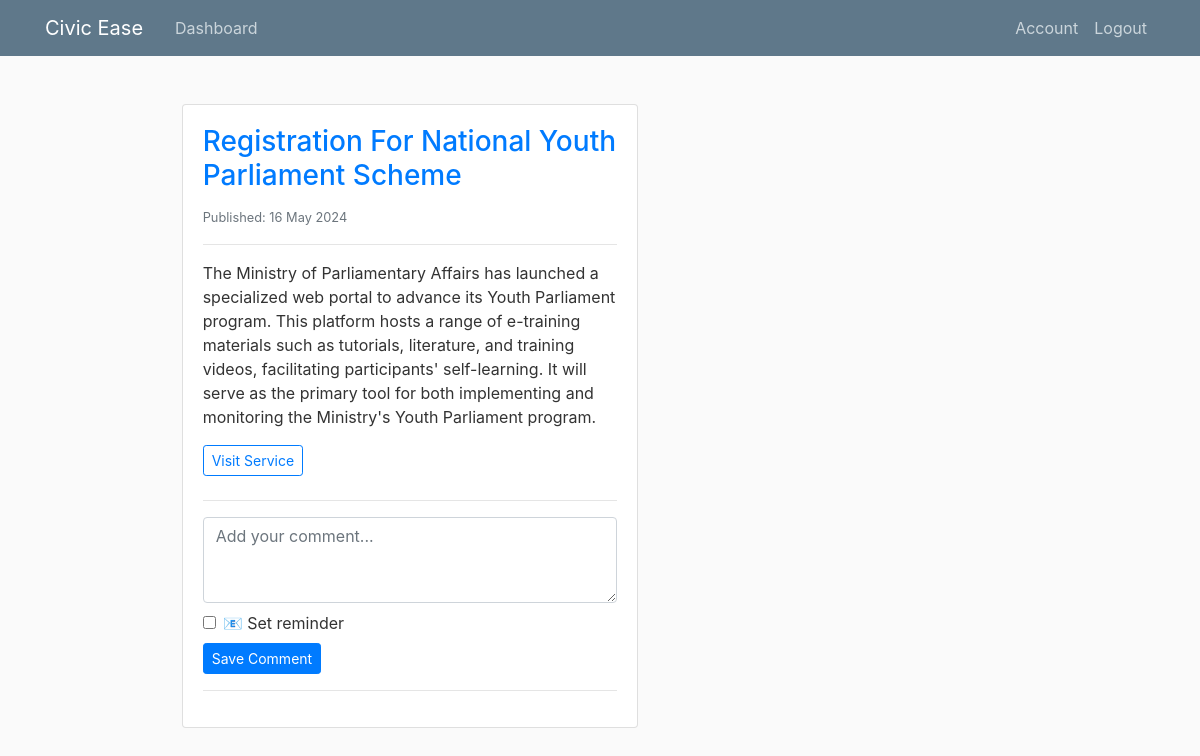
Before: /post/88 (signed in) with the older database file.
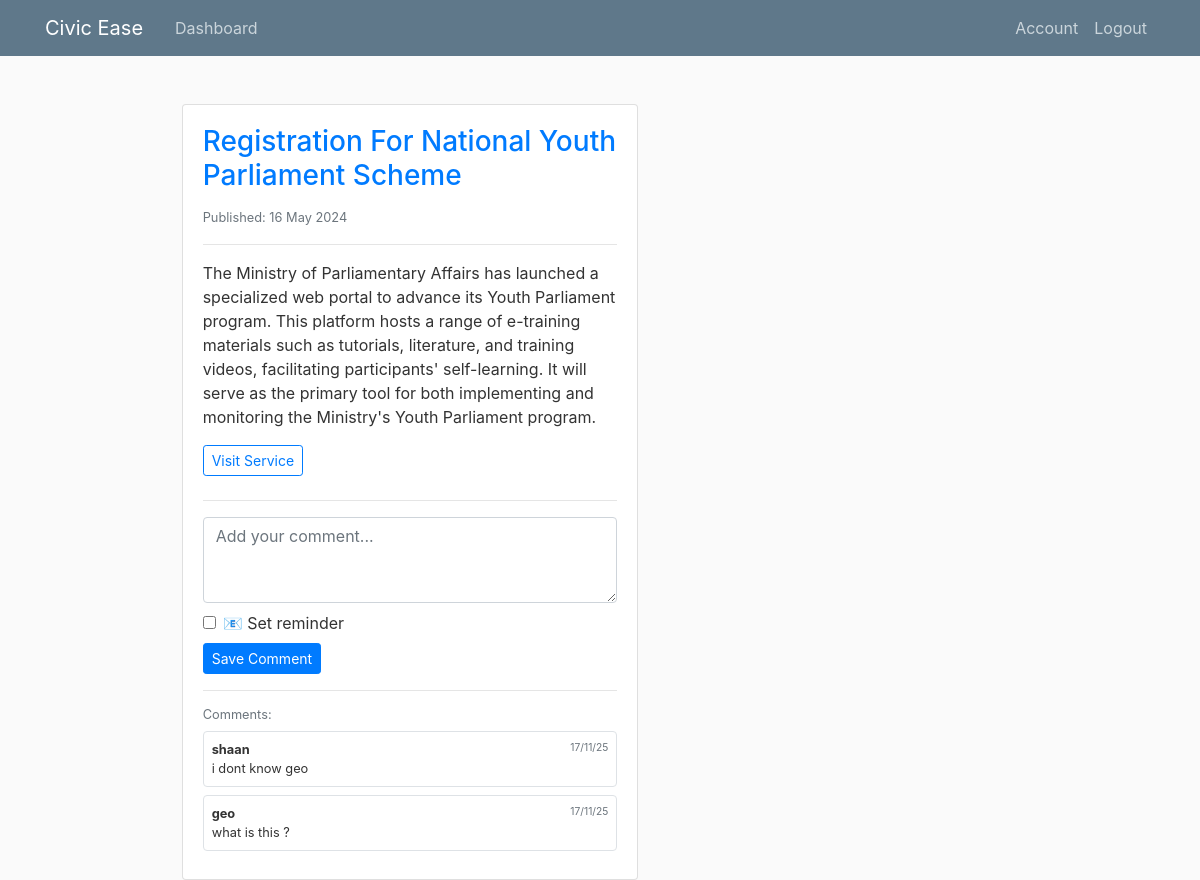
After: the same page with the newer database file.
### flaskblog/models.py (models this page shows, shortened)
class Post(db.Model):
    __tablename__ = 'post'
    id = db.Column(db.Integer, primary_key=True)
    title = db.Column(db.String(100), nullable=False)
    rss_category_id = db.Column(db.Integer, nullable=True)
    rss_category_name = db.Column(db.String(120), nullable=True)
    rss_link = db.Column(db.String(300), nullable=True)
    rss_description = db.Column(db.Text, nullable=True)
    rss_pubDate = db.Column(db.DateTime, nullable=True)
    reviews = db.relationship('Review', back_populates='post')

class Review(db.Model):
    __tablename__ = 'review'
    id = db.Column(db.Integer, primary_key=True)
    date_posted = db.Column(db.DateTime, nullable=False, default=datetime.utcnow)
    content = db.Column(db.Text, nullable=False)
    user_id = db.Column(db.Integer, db.ForeignKey('user.id'), nullable=False)
    post_id = db.Column(db.Integer, db.ForeignKey('post.id'), nullable=False)
    reminder_enabled = db.Column(db.Boolean, nullable=False, default=False)
    reminder_datetime = db.Column(db.DateTime, nullable=True)
    reminder_sent = db.Column(db.Boolean, nullable=False, default=False)
    post = db.relationship('Post', back_populates='reviews')
    user = db.relationship('User', back_populates='reviews')

class User(db.Model, UserMixin):
    __tablename__ = 'user'
    id = db.Column(db.Integer, primary_key=True)
    username = db.Column(db.String(20), unique=True, nullable=False)
    email = db.Column(db.String(120), unique=True, nullable=False)
    image_file = db.Column(db.String(20), nullable=False, default='default.jpg')
    password = db.Column(db.String(60), nullable=False)
    reviews = db.relationship('Review', back_populates='user')

### flaskblog/routes.py (the view)
@app.route("/post/<int:post_id>")
@login_required
def post_detail(post_id):
    post = Post.query.get_or_404(post_id)
    reviews = Review.query.filter_by(post_id=post_id).order_by(Review.date_posted.desc()).all()
    return render_template('post.html', post=post, reviews=reviews)

### flaskblog/models.py (called while the page is built)
@login_manager.user_loader
def load_user(user_id):
    return User.query.get(int(user_id))

### flaskblog/templates/post.html (shortened to what this page needs)
{% extends "layout.html" %}
{% block content %}
<div class="container mt-4">
    <div class="row">
        <div class="col-md-8 offset-md-2">
            <div class="card">
                <div class="card-body">
                    <h3 class="card-title text-primary">{{ post.title }}</h3>
                    {% if post.rss_pubDate %}
                        <small class="text-muted">
                             Published: {{ post.rss_pubDate.strftime('%d %b %Y') }}
                        </small>
                    {% endif %}
                    <hr>
                    <p class="card-text">{{ post.rss_description }}</p>
                    {% if post.rss_link %}
                        <a href="{{ post.rss_link }}" target="_blank" class="btn btn-outline-primary btn-sm mb-2">
                             Visit Service
                        </a>
                    {% endif %}
                    <hr>
                    {% if current_user.is_authenticated %}
                        <form method="POST" action="{{ url_for('add_comment') }}">
                            <div class="mb-2">
                                <textarea class="form-control" name="comment" rows="3" placeholder="Add your comment..."></textarea>
                            </div>
                            <div class="form-check mb-2">
                                <input class="form-check-input" type="checkbox" name="reminder_enabled" id="reminder_{{ post.id }}" value="1">
                                <label class="form-check-label" for="reminder_{{ post.id }}">📧 Set reminder</label>
                            </div>
                            <button type="submit" class="btn btn-primary btn-sm">Save Comment</button>
                        </form>
                    {% else %}
                        <small class="text-muted">
                            <a href="{{ url_for('login') }}">Login</a> to add comments and set reminders
                        </small>
                    {% endif %}
                    <hr>
                    {% if reviews %}
                        <div class="comments-section">
                            <h6 class="small text-muted mb-2">Comments:</h6>
                            {% for review in reviews %}
                                <div class="small mb-2 p-2 bg-white rounded border">
                                    <div class="d-flex justify-content-between">
                                        <strong>{{ review.user.username }}</strong>
                                        <small class="text-muted">{{ review.date_posted.strftime('%d/%m/%y') }}</small>
                                    </div>
                                    <div>{{ review.content }}</div>
                                </div>
                            {% endfor %}
                        </div>
                    {% endif %}
                </div>
            </div>
        </div>
    </div>
</div>
{% endblock content %}

### flaskblog/templates/layout.html (shortened to what this page needs)
<!DOCTYPE html>
<html>
<head>
  <link rel="stylesheet" href="{{ url_for('static', filename='css/bootstrap.min.css') }}">
  <link rel="stylesheet" type="text/css" href="{{ url_for('static', filename='main.css') }}">
</head>
<body>
    <header class="site-header">
      <nav class="navbar navbar-expand-md navbar-dark bg-steel fixed-top">
        <div class="container">
          <a class="navbar-brand mr-4" href="{% if current_user.is_authenticated %}{{ url_for('landing') }}{% else %}{{ url_for('landing') }}{% endif %}">Civic Ease</a>
          <div class="collapse navbar-collapse" id="navbarToggle">
            <div class="navbar-nav mr-auto">
              {% if current_user.is_authenticated %}
                <a class="nav-item nav-link" href="{{ url_for('home') }}">Dashboard</a>
              {% else %}
                <a class="nav-item nav-link" href="{{ url_for('landing') }}">Home</a>
              {% endif %}
            </div>
            <div class="navbar-nav">
              {% if current_user.is_authenticated %}
                <a class="nav-item nav-link" href="{{ url_for('account') }}">Account</a>
                <a class="nav-item nav-link" href="{{ url_for('logout') }}">Logout</a>
              {% else %}
                <a class="nav-item nav-link" href="{{ url_for('login') }}">Login</a>
                <a class="nav-item nav-link" href="{{ url_for('register') }}">Register</a>
              {% endif %}
            </div>
          </div>
        </div>
      </nav>
    </header>
    <main role="main" class="container">
      <div class="row">
        <div class="col-md-8">
          {% block content %}{% endblock %}
        </div>
      </div>
    </main>
  </body>
</html>

### flaskblog/static/main.css (style rules this page uses)
body { background: #fafafa; color: #333333; margin-top: 5rem; }
h1, h2, h3, h4, h5, h6 { color: #444444; }
.bg-steel { background-color: #5f788a; }
.site-header .navbar-nav .nav-link { color: #cbd5db; }

Changed rows visible on the page:
added Review: user.username "shaan", date_posted "17/11/25", content "i dont know geo"
added Review: user.username "geo", date_posted "17/11/25", content "what is this ?"
Other visible differences:
text now shown: "Comments:"
